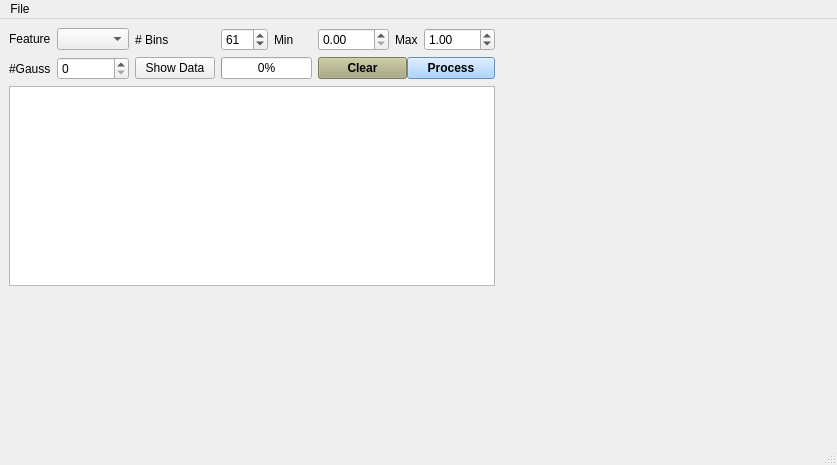
<?xml version="1.0" encoding="UTF-8"?>
<ui version="4.0">
 <class>MainWindow</class>
 <widget class="QMainWindow" name="MainWindow">
  <property name="geometry">
   <rect>
    <x>0</x>
    <y>0</y>
    <width>837</width>
    <height>465</height>
   </rect>
  </property>
  <property name="windowTitle">
   <string>BICMic select</string>
  </property>
  <widget class="QWidget" name="centralwidget">
   <layout class="QGridLayout" name="gridLayout">
    <item row="0" column="0">
     <layout class="QGridLayout" name="gridLayout_2">
      <item row="0" column="2">
       <widget class="QLabel" name="label_10">
        <property name="text">
         <string># Bins</string>
        </property>
       </widget>
      </item>
      <item row="0" column="1">
       <widget class="QComboBox" name="comboBox">
        <property name="sizePolicy">
         <sizepolicy hsizetype="Preferred" vsizetype="Fixed">
          <horstretch>0</horstretch>
          <verstretch>0</verstretch>
         </sizepolicy>
        </property>
       </widget>
      </item>
      <item row="1" column="0">
       <widget class="QLabel" name="label">
        <property name="text">
         <string>#Gauss</string>
        </property>
       </widget>
      </item>
      <item row="0" column="5">
       <widget class="QDoubleSpinBox" name="doubleSpinBox_3">
        <property name="maximum">
         <double>9999.000000000000000</double>
        </property>
       </widget>
      </item>
      <item row="0" column="6">
       <widget class="QLabel" name="label_9">
        <property name="text">
         <string>Max</string>
        </property>
       </widget>
      </item>
      <item row="0" column="4">
       <widget class="QLabel" name="label_8">
        <property name="text">
         <string>Min</string>
        </property>
       </widget>
      </item>
      <item row="0" column="3">
       <widget class="QSpinBox" name="spinBox_3">
        <property name="minimum">
         <number>1</number>
        </property>
        <property name="maximum">
         <number>999</number>
        </property>
        <property name="value">
         <number>61</number>
        </property>
       </widget>
      </item>
      <item row="0" column="7">
       <widget class="QDoubleSpinBox" name="doubleSpinBox_4">
        <property name="maximum">
         <double>9999.000000000000000</double>
        </property>
        <property name="value">
         <double>1.000000000000000</double>
        </property>
       </widget>
      </item>
      <item row="0" column="0">
       <widget class="QLabel" name="label_7">
        <property name="sizePolicy">
         <sizepolicy hsizetype="Preferred" vsizetype="Fixed">
          <horstretch>0</horstretch>
          <verstretch>0</verstretch>
         </sizepolicy>
        </property>
        <property name="text">
         <string>Feature</string>
        </property>
       </widget>
      </item>
      <item row="1" column="5" colspan="3">
       <layout class="QHBoxLayout" name="horizontalLayout_2">
        <property name="spacing">
         <number>0</number>
        </property>
        <item>
         <widget class="QPushButton" name="pushButton_2">
          <property name="font">
           <font>
            <weight>75</weight>
            <bold>true</bold>
           </font>
          </property>
          <property name="styleSheet">
           <string notr="true">background-color: rgb(170, 170, 127);</string>
          </property>
          <property name="text">
           <string>Clear</string>
          </property>
         </widget>
        </item>
        <item>
         <widget class="QPushButton" name="pushButton">
          <property name="font">
           <font>
            <weight>75</weight>
            <bold>true</bold>
           </font>
          </property>
          <property name="styleSheet">
           <string notr="true">background-color: rgb(147, 199, 255);</string>
          </property>
          <property name="text">
           <string>Process</string>
          </property>
         </widget>
        </item>
       </layout>
      </item>
      <item row="1" column="3" colspan="2">
       <widget class="QProgressBar" name="progressBar">
        <property name="value">
         <number>0</number>
        </property>
       </widget>
      </item>
      <item row="1" column="1">
       <widget class="QSpinBox" name="spinBox">
        <property name="minimum">
         <number>0</number>
        </property>
        <property name="maximum">
         <number>10</number>
        </property>
        <property name="value">
         <number>0</number>
        </property>
       </widget>
      </item>
      <item row="1" column="2">
       <widget class="QPushButton" name="pushButton_show_df">
        <property name="text">
         <string>Show Data</string>
        </property>
       </widget>
      </item>
     </layout>
    </item>
    <item row="2" column="0">
     <layout class="QVBoxLayout" name="verticalLayout_4"/>
    </item>
    <item row="1" column="0">
     <layout class="QHBoxLayout" name="horizontalLayout">
      <item>
       <widget class="QPlainTextEdit" name="plainTextEdit">
        <property name="minimumSize">
         <size>
          <width>0</width>
          <height>150</height>
         </size>
        </property>
        <property name="maximumSize">
         <size>
          <width>16777215</width>
          <height>200</height>
         </size>
        </property>
       </widget>
      </item>
     </layout>
    </item>
    <item row="0" column="1" rowspan="3">
     <widget class="QWidget" name="widget" native="true">
      <property name="sizePolicy">
       <sizepolicy hsizetype="Expanding" vsizetype="Preferred">
        <horstretch>0</horstretch>
        <verstretch>0</verstretch>
       </sizepolicy>
      </property>
      <layout class="QVBoxLayout" name="verticalLayout_3">
       <property name="spacing">
        <number>0</number>
       </property>
       <property name="leftMargin">
        <number>0</number>
       </property>
       <property name="topMargin">
        <number>0</number>
       </property>
       <property name="rightMargin">
        <number>0</number>
       </property>
       <property name="bottomMargin">
        <number>0</number>
       </property>
       <item>
        <layout class="QVBoxLayout" name="verticalLayout_2"/>
       </item>
      </layout>
     </widget>
    </item>
   </layout>
  </widget>
  <widget class="QMenuBar" name="menubar">
   <property name="geometry">
    <rect>
     <x>0</x>
     <y>0</y>
     <width>837</width>
     <height>21</height>
    </rect>
   </property>
   <widget class="QMenu" name="menuFile">
    <property name="title">
     <string>File</string>
    </property>
    <addaction name="actionOpen_folder"/>
    <addaction name="actionSave_bursts"/>
    <addaction name="actionSave_Histogram"/>
   </widget>
   <addaction name="menuFile"/>
  </widget>
  <widget class="QStatusBar" name="statusbar"/>
  <action name="actionSave_bursts">
   <property name="text">
    <string>Save bursts</string>
   </property>
  </action>
  <action name="actionOpen_folder">
   <property name="text">
    <string>Open folder</string>
   </property>
  </action>
  <action name="actionSave_Histogram">
   <property name="text">
    <string>Save Histogram</string>
   </property>
  </action>
  <action name="actionUpdate_Histogram">
   <property name="text">
    <string>Update Histogram</string>
   </property>
  </action>
  <action name="actionUpdate_Burst_Selection">
   <property name="text">
    <string>Update Burst Selection</string>
   </property>
  </action>
  <action name="actionUpdate_File_Selection">
   <property name="text">
    <string>Update File Selection</string>
   </property>
  </action>
  <action name="actionClear_Files">
   <property name="text">
    <string>Clear Files</string>
   </property>
  </action>
 </widget>
 <resources/>
 <connections/>
</ui>
